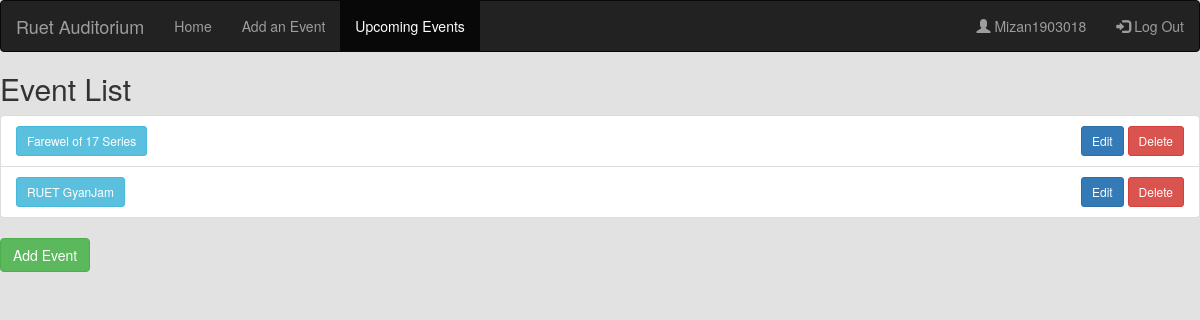
Before: /Events/ (signed in) with the older database file.
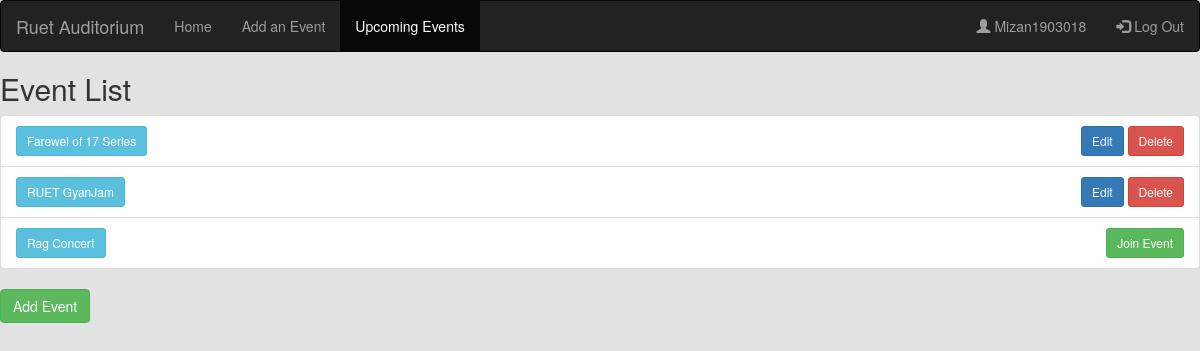
After: the same page with the newer database file.
### HOME/models.py (models this page shows, shortened)
class Event(models.Model):
    name = models.CharField(max_length=255)
    start_date = models.DateField()
    start_time = models.TimeField()
    end_time = models.TimeField()
    host = models.ForeignKey(User, on_delete=models.CASCADE, related_name='hosted_events')
    description = models.TextField()
    participants = models.ManyToManyField(User, blank=True, related_name='events_attending')
    number_of_seats = models.PositiveIntegerField(default=1200)  # Add this field

### HOME/views.py (the view)
# urls.py: path('Events/', views.event_list, name = 'Event_List'),
def event_list(request):
    if not request.user.is_authenticated:
        messages.error(request, 'You need to log in first')
        return redirect('home')
    current_datetime = timezone.now()
    events = Event.objects.filter(start_date__gte=current_datetime.date())
    print(current_datetime.date())
    return render(request, 'event_list.html', {'events': events})

### HOME/templates/event_list.html (shortened to what this page needs)
{% extends 'base.html' %}
{% block event_active %}active{% endblock event_active %}
{% block body %}
  <h2>Event List</h2>
  <ul class="list-group">
    {% for event in events %}
      <li class="list-group-item">
        <div class="row">
          <div class="col-md-6">
            <a href="{% url 'event_detail' event.id %}" class="btn btn-info btn-sm">{{ event.name }}</a>
          </div>
          <div class="col-md-6 text-right">
            {% if user == event.host %}
              <a href="{% url 'update_event' event.id %}" class="btn btn-primary btn-sm">Edit</a>
              <a href="{% url 'delete_event' event.id %}" class="btn btn-danger btn-sm ml-2">Delete</a>
            {% elif user in event.participants.all %}
              <form method="post" action="{% url 'remove_participant' event.id user.id %}" style="display: inline;">
                {% csrf_token %}
                <button type="submit" class="btn btn-danger btn-sm">Remove yourself as a participant</button>
              </form>
            {% else %}
              <form method="post" action="{% url 'add_participant' event.id %}" style="display: inline;">
                <button type="submit" class="btn btn-success btn-sm">Join Event</button>
              </form>
            {% endif %}
          </div>
        </div>
      </li>
    {% empty %}
      <li class="list-group-item">No events found.</li>
    {% endfor %}
  </ul>
  <a href="{% url 'AddEvent' %}" class="btn btn-success mt-3">Add Event</a>
{% endblock %}

Changed rows visible on the page:
added Event: name "Rag Concert", shows "Join Event"
